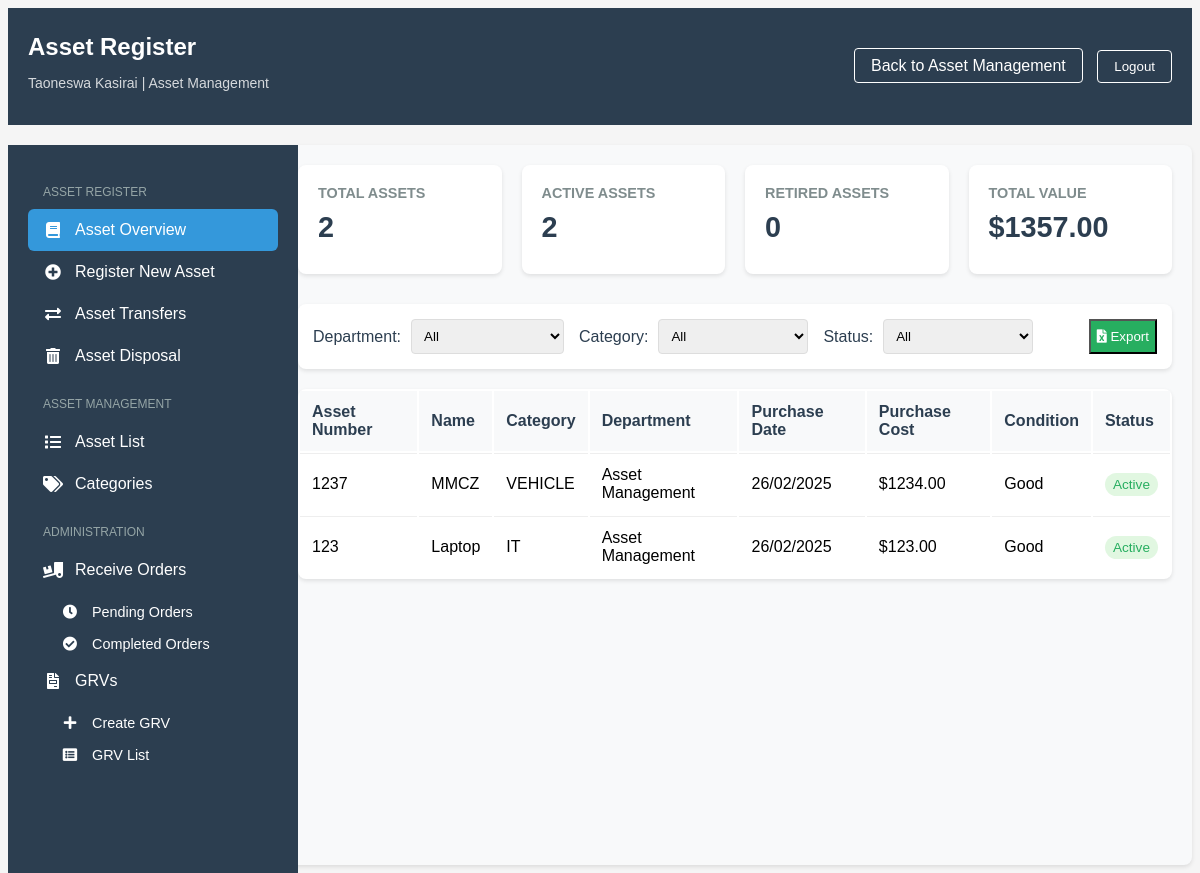
Screenshot of /asset-register/ (signed in) with the database file from the repository.
### myapp/models.py (models this page shows, shortened)
class Employee(models.Model):
    employee_number = models.CharField(max_length=10, unique=True)
    name = models.CharField(max_length=100)
    surname = models.CharField(max_length=100)
    department = models.ForeignKey(Department, on_delete=models.PROTECT)
    branch = models.CharField(max_length=100)
    section = models.CharField(max_length=100)
    email = models.EmailField(unique=True)
    phone_regex = RegexValidator(
        regex=r'^07\d{8}$',
        message="Phone number must start with '07' and be 10 digits long"
    )
    phone_number = models.CharField(
        validators=[phone_regex],
        max_length=10,
        unique=True
    )
    signature = models.ImageField(
        upload_to='signatures/', null=True, blank=True)
    created_at = models.DateTimeField(auto_now_add=True)
    password = models.CharField(
        max_length=128, default=make_password('defaultpassword'))
    is_first_login = models.BooleanField(default=True)
    is_active = models.BooleanField(default=True)
    roles = models.ManyToManyField(Role, blank=True)
    class Meta:
        ordering = ['surname', 'name']

class Department(models.Model):
    code = models.CharField(max_length=10, unique=True)
    name = models.CharField(max_length=100)
    description = models.TextField(blank=True)
    is_active = models.BooleanField(default=True)
    created_at = models.DateTimeField(auto_now_add=True)
    def __str__(self):
        return self.name
    class Meta:
        ordering = ['name']

class Asset(models.Model):
    CONDITION_CHOICES = [
        ('NEW', 'New'),
        ('GOOD', 'Good'),
        ('FAIR', 'Fair'),
        ('POOR', 'Poor'),
        ('RETIRED', 'Retired'),
    ]
    asset_number = models.CharField(max_length=50, unique=True)
    serial_number = models.CharField(
        max_length=100, blank=True, null=True)  # Add this line
    name = models.CharField(max_length=100)
    category = models.CharField(max_length=50)
    description = models.TextField(blank=True)
    department = models.ForeignKey(
        Department, on_delete=models.SET_NULL, null=True)
    location = models.CharField(max_length=100)
    purchase_date = models.DateField()
    purchase_cost = models.DecimalField(max_digits=10, decimal_places=2)
    condition = models.CharField(max_length=10, choices=CONDITION_CHOICES)
    is_active = models.BooleanField(default=True)
    created_at = models.DateTimeField(auto_now_add=True)
    updated_at = models.DateTimeField(auto_now=True)
    is_deleted = models.BooleanField(default=False)
    deleted_at = models.DateTimeField(null=True, blank=True)
    deleted_by = models.ForeignKey(
        Employee, on_delete=models.SET_NULL, null=True, blank=True, related_name='deleted_assets')
    initiator = models.ForeignKey(
        Employee, on_delete=models.SET_NULL, null=True, related_name='initiated_assets')

### myapp/views.py (the view)
# urls.py: path('asset-register/', views.asset_register, name='asset_register'),
def asset_register(request):
    if 'employee_id' not in request.session:
        return redirect('login')
    employee = Employee.objects.get(id=request.session['employee_id'])
    assets = Asset.objects.select_related('department', 'initiator').filter(
        is_deleted=False
    ).order_by('-created_at')
    stats = {
        'total_assets': assets.count(),
        'active_assets': assets.filter(is_active=True).count(),
        'retired_assets': assets.filter(condition='RETIRED').count(),
        'total_value': sum(asset.purchase_cost for asset in assets),
    }
    return render(request, 'myapp/asset_register.html', {
        'employee': employee,
        'assets': assets,
        'stats': stats,
        'departments': Department.objects.filter(is_active=True),
    })

### myapp/templates/myapp/asset_register.html (shortened to what this page needs)
<!DOCTYPE html>
<html>
<head>
    {% load static %}
    <link rel="stylesheet" type="text/css" href="{% static 'myapp/css/style.css' %}">
    <link href="https://cdnjs.cloudflare.com/ajax/libs/font-awesome/5.15.4/css/all.min.css" rel="stylesheet">
</head>
<body>
    <div class="dashboard-header">
        <div class="user-info">
            <h1>Asset Register</h1>
            <p class="user-details">{{ employee.name }} {{ employee.surname }} | {{ employee.department }}</p>
        </div>
        <div class="header-actions">
            <a href="{% url 'asset_management' %}" class="back-button">Back to Asset Management</a>
            <button class="logout-button">Logout</button>
        </div>
    </div>
    <div class="system-layout">
        <div class="sidebar">
            <ul class="sidebar-menu">
                <div class="section-title">Asset Register</div>
                <li>
                    <a href="{% url 'asset_register' %}" class="active">
                        <i class="fas fa-book"></i>
                        Asset Overview
                    </a>
                </li>
                <li>
                    <a href="#" onclick="openAddAssetModal(); return false;">
                        <i class="fas fa-plus-circle"></i>
                        Register New Asset
                    </a>
                </li>
                <li>
                    <a href="#asset-transfers">
                        <i class="fas fa-exchange-alt"></i>
                        Asset Transfers
                    </a>
                </li>
                <li>
                    <a href="#asset-disposal">
                        <i class="fas fa-trash-alt"></i>
                        Asset Disposal
                    </a>
                </li>
                <div class="section-title">Asset Management</div>
                <li>
                    <a href="{% url 'asset_management' %}">
                        <i class="fas fa-list"></i>
                        Asset List
                    </a>
                </li>
                <li>
                    <a href="#asset-categories">
                        <i class="fas fa-tags"></i>
                        Categories
                    </a>
                </li>
                <div class="section-title">Administration</div>
                <li>
                    <a href="#receive-orders">
                        <i class="fas fa-truck-loading"></i>
                        Receive Orders
                    </a>
                    <div class="sub-menu">
                        <a href="#pending-orders">
                            <i class="fas fa-clock"></i>
                            Pending Orders
                        </a>
                        <a href="#completed-orders">
                            <i class="fas fa-check-circle"></i>
                            Completed Orders
                        </a>
                    </div>
                </li>
                <li>
                    <a href="#grvs">
                        <i class="fas fa-file-invoice"></i>
                        GRVs
                    </a>
                    <div class="sub-menu">
                        <a href="#create-grv">
                            <i class="fas fa-plus"></i>
                            Create GRV
                        </a>
                        <a href="#grv-list">
                            <i class="fas fa-list-alt"></i>
                            GRV List
                        </a>
                    </div>
                </li>
            </ul>
        </div>
        <div class="main-content">
            <div class="stats-grid">
                <div class="stat-card">
                    <h3>Total Assets</h3>
                    <div class="value">{{ stats.total_assets }}</div>
                </div>
                <div class="stat-card">
                    <h3>Active Assets</h3>
                    <div class="value">{{ stats.active_assets }}</div>
                </div>
                <div class="stat-card">
                    <h3>Retired Assets</h3>
                    <div class="value">{{ stats.retired_assets }}</div>
                </div>
                <div class="stat-card">
                    <h3>Total Value</h3>
                    <div class="value">${{ stats.total_value|floatformat:2 }}</div>
                </div>
            </div>
            <div class="filters">
                <div class="filter-group">
                    <label>Department:</label>
                    <select id="departmentFilter">
                        <option value="">All</option>
                    </select>
                </div>
                <div class="filter-group">
                    <label>Category:</label>
                    <select id="categoryFilter">
                        <option value="">All</option>
                    </select>
                </div>
                <div class="filter-group">
                    <label>Status:</label>
                    <select id="statusFilter">
                        <option value="">All</option>
                    </select>
                </div>
                <button class="btn btn-export" onclick="exportToExcel()">
                    <i class="fas fa-file-excel"></i> Export
                </button>
            </div>
            <table class="register-table" id="assetRegister">
                <thead>
                    <tr>
                        <th>Asset Number</th>
                        <th>Name</th>
                        <th>Category</th>
                        <th>Department</th>
                        <th>Purchase Date</th>
                        <th>Purchase Cost</th>
                        <th>Condition</th>
                        <th>Status</th>
                    </tr>
                </thead>
                <tbody>
                    {% for asset in assets %}
                    <tr data-department="{{ asset.department.id }}" data-category="{{ asset.category }}" data-status="{{ asset.is_active|yesno:'active,inactive' }}">
                        <td>{{ asset.asset_number }}</td>
                        <td>{{ asset.name }}</td>
                        <td>{{ asset.category }}</td>
                        <td>{{ asset.department.name }}</td>
                        <td>{{ asset.purchase_date|date:"d/m/Y" }}</td>
                        <td>${{ asset.purchase_cost|floatformat:2 }}</td>
                        <td>{{ asset.get_condition_display }}</td>
                        <td>
                            <span class="status-badge {% if asset.is_active %}status-active{% else %}status-inactive{% endif %}">
                                {{ asset.is_active|yesno:"Active,Inactive" }}
                            </span>
                        </td>
                    </tr>
                    {% endfor %}
                </tbody>
            </table>
        </div>
    </div>
</body>
</html>

### myapp/static/myapp/css/style.css (style rules this page uses)
body { background-color: #f5f5f5; font-family: Arial, sans-serif; }
.dashboard-header { background: #2c3e50; color: white; padding: 20px; display: flex; justify-content: space-between; align-items: center; }
.user-info { flex: 1; }
.user-info h1 { margin: 5px 0; font-size: 24px; }
.user-details { font-size: 14px; opacity: 0.8; }
.header-actions { padding-left: 20px; }
.logout-button { background: transparent; border: 1px solid white; color: white; padding: 8px 16px; border-radius: 4px; cursor: pointer; transition: all 0.3s; }
.back-button { background: transparent; border: 1px solid white; color: white; padding: 8px 16px; border-radius: 4px; cursor: pointer; transition: all 0.3s; text-decoration: none; margin-right: 10px; }

### myapp/templates/myapp/asset_register.html (style rules this page uses)
.stats-grid { display: grid; grid-template-columns: repeat(4, 1fr); gap: 20px; margin-bottom: 30px; }
.stat-card { background: white; padding: 20px; border-radius: 8px; box-shadow: 0 2px 4px rgba(0,0,0,0.1); }
.stat-card h3 { margin: 0; color: #7f8c8d; font-size: 0.9em; text-transform: uppercase; }
.stat-card .value { font-size: 1.8em; font-weight: bold; color: #2c3e50; margin: 10px 0; }
.filters { display: flex; gap: 15px; margin-bottom: 20px; background: white; padding: 15px; border-radius: 8px; box-shadow: 0 2px 4px rgba(0,0,0,0.1); }
.filter-group { display: flex; align-items: center; gap: 10px; }
.filter-group label { font-weight: 500; color: #2c3e50; }
.filter-group select, .filter-group input { padding: 8px; border: 1px solid #ddd; border-radius: 4px; min-width: 150px; }
.btn-export { background-color: #27ae60; color: white; margin-left: auto; }
.register-table { width: 100%; background: white; border-radius: 8px; box-shadow: 0 2px 4px rgba(0,0,0,0.1); margin-top: 20px; }
.register-table th { background-color: #f8f9fa; padding: 12px; text-align: left; font-weight: 600; color: #2c3e50; }
.register-table td { padding: 12px; border-top: 1px solid #eee; }
.status-badge { padding: 4px 8px; border-radius: 12px; font-size: 0.85em; font-weight: 500; }
.status-active { background-color: #e1f7e1; color: #27ae60; }
.system-layout { display: flex; min-height: calc(100vh - 80px); margin-top: 20px; }
.sidebar { width: 250px; background-color: #2c3e50; padding: 20px; color: white; position: fixed; height: calc(100vh - 80px); overflow-y: auto; }
.main-content { flex: 1; margin-left: 270px; padding: 20px; background-color: #f8f9fa; border-radius: 8px; box-shadow: 0 2px 4px rgba(0,0,0,0.1); }
.sidebar-menu { list-style: none; padding: 0; margin: 0; }
.sidebar-menu .section-title { color: #95a5a6; font-size: 12px; text-transform: uppercase; margin: 20px 0 10px; padding-left: 15px; }
.sidebar-menu a { color: white; text-decoration: none; display: flex; align-items: center; padding: 12px 15px; border-radius: 6px; transition: all 0.3s ease; }
.sidebar-menu a.active { background-color: #3498db; }
.sidebar-menu i { margin-right: 12px; width: 20px; text-align: center; }
.sidebar-menu .sub-menu { padding-left: 20px; margin-top: 5px; }
.sidebar-menu .sub-menu a { font-size: 0.9em; padding: 8px 12px; }

### rows the page displays
Employee: name "Taoneswa", surname "Kasirai", department "Asset Management"
Asset: asset_number "1237", name "MMCZ", category "VEHICLE", department.name "Asset Management", purchase_date "26/02/2025", purchase_cost "1234.00", condition "Good", is_active "Active"
Asset: asset_number "123", name "Laptop", category "IT", department.name "Asset Management", purchase_date "26/02/2025", purchase_cost "123.00", condition "Good", is_active "Active"

### other values shown
{{ stats.total_assets }} "2"
{{ stats.active_assets }} "2"
{{ stats.retired_assets }} "0"
{{ stats.total_value|floatformat:2 }} "1357.00"
